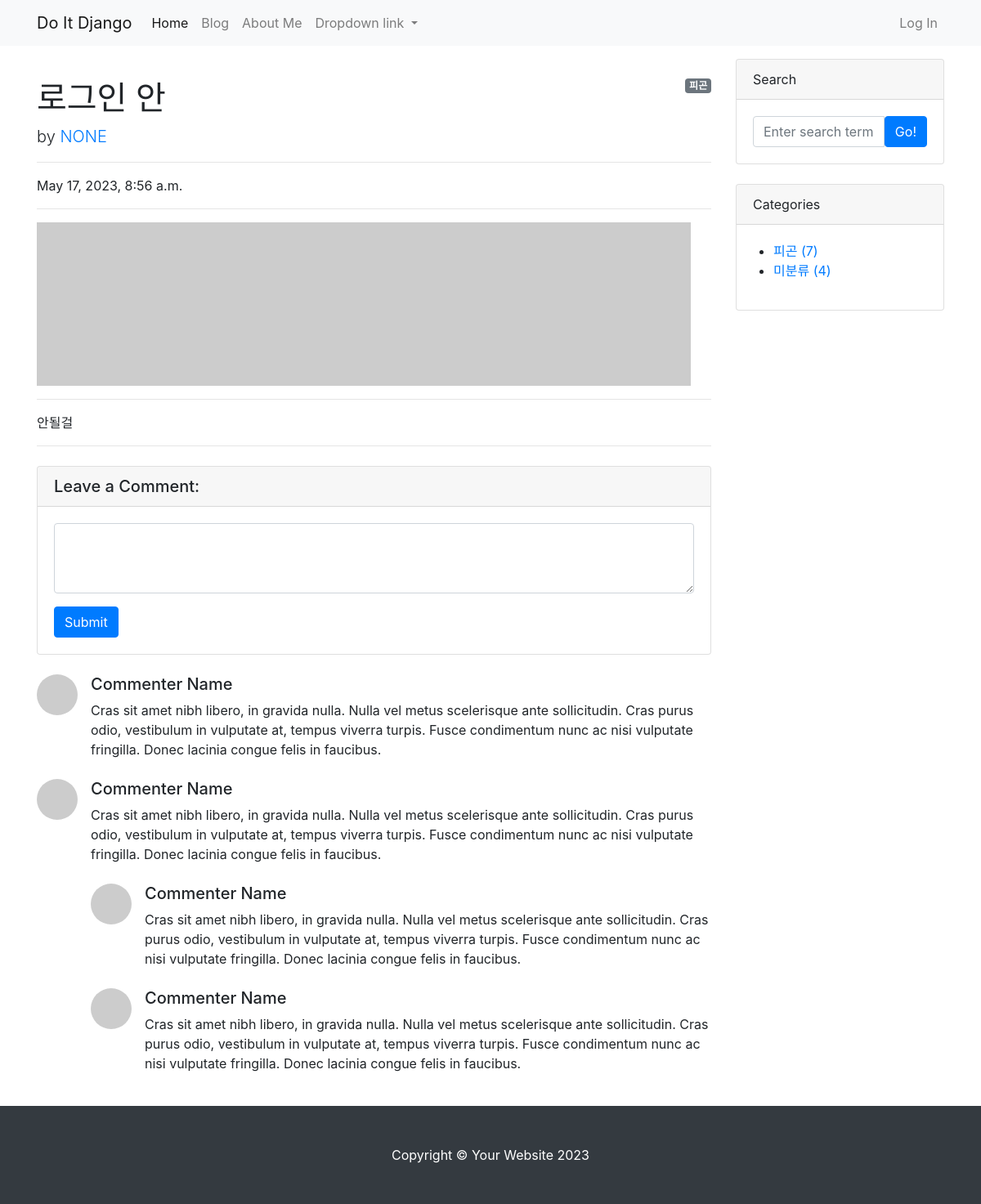
Page /blog/8/ on the committed database.
### blog/models.py (models this page shows, shortened)
class Post(models.Model):
    title = models.CharField(max_length=30)
    hook_text = models.CharField(max_length=100, blank=True)
    content = models.TextField()
    head_image = models.ImageField(upload_to='blog/images/%Y/%m/%d/', blank=True)
    file_upload = models.FileField(upload_to='blog/files/%Y/%m/%d/', blank=True)
    created_at = models.DateTimeField(auto_now_add=True)
    updated_at = models.DateTimeField(auto_now=True)
    author = models.ForeignKey(User, null=True, on_delete=models.SET_NULL)
    category = models.ForeignKey(Category, null=True, blank=True, on_delete=models.SET_NULL)
    tags = models.ManyToManyField(Tag, blank=True)

class Category(models.Model):
    name = models.CharField(max_length=50)
    slug = models.SlugField(max_length=200, unique=True, allow_unicode=True)
    def __str__(self):
        return self.name
    def get_absolute_url(self): # get_absolute_url -> URL을 반환하는 메서드
        return f'/blog/category/{self.slug}/'
    class Meta:
        verbose_name_plural = 'categories'

### blog/views.py (the view)
# urls.py: path('<int:pk>/', views.PostDetail.as_view()),
class PostDetail(DetailView):
    model = Post # Post 모델에 대한 개별 페이지 생성
    def get_context_data(self, **kwargs):
        context = super(PostDetail, self).get_context_data()
        context["categories"] = Category.objects.all()
        context['no_category_post_count'] = Post.objects.filter(category=None).count()
        return context

### blog/templates/blog/post_detail.html (shortened to what this page needs)
{% extends 'blog/base.html' %}
{% block main_area %}
  <div id="post-area">
    {% if post.category %}
      <span class="badge badge-secondary float-right">{{ post.category }}</span>
    {% else %}
      <span class="badge badge-secondary float-right">미분류</span>
    {% endif %}
      <h1 class="mt-4">{{ post.title }}</h1>
      <p class="lead">
        by
        <a href="#">{{ post.author | upper }}</a>
      </p>
      <hr>
      <p>{{ post.created_at }}</p>
      <hr>
      {% if post.head_image %}
        <img class="img-fluid rounded" src="{{ post.head_image.url }}" alt="{{ post.title }} head_image">
      {% else %}
        <img src="https://picsum.photos/seed/{{ post.id }}/800/200" alt="random_image">
      {% endif %}
        <hr>
      <p>{{ post.content }}</p>
      <hr>
    </div>
    <div id="comment-area">
      <div class="card my-4">
        <h5 class="card-header">Leave a Comment:</h5>
        <div class="card-body">
          <form>
            <div class="form-group">
              <textarea textarea class="form-control" rows="3"></textarea>
            </div>
            <button type="submit" class="btn btn-primary">Submit</button>
          </form>
        </div>
      </div>
      <div class="media mb-4">
        <img class="d-flex mr-3 rounded-circle" src="http://placehold.it/50x50" alt="">
        <div class="media-body">
          <h5 class="mt-0">Commenter Name</h5>
          Cras sit amet nibh libero, in gravida nulla. Nulla vel metus scelerisque ante sollicitudin. Cras purus odio, vestibulum in vulputate at, tempus viverra turpis. Fusce condimentum nunc ac nisi vulputate fringilla. Donec lacinia congue felis in faucibus.
        </div>
      </div>
      <div class="media mb-4">
        <img class="d-flex mr-3 rounded-circle" src="http://placehold.it/50x50" alt="">
        <div class="media-body">
          <h5 class="mt-0">Commenter Name</h5>
          Cras sit amet nibh libero, in gravida nulla. Nulla vel metus scelerisque ante sollicitudin. Cras purus odio, vestibulum in vulputate at, tempus viverra turpis. Fusce condimentum nunc ac nisi vulputate fringilla. Donec lacinia congue felis in faucibus.
          <div class="media mt-4">
            <img class="d-flex mr-3 rounded-circle" src="http://placehold.it/50x50" alt="">
            <div class="media-body">
              <h5 class="mt-0">Commenter Name</h5>
              Cras sit amet nibh libero, in gravida nulla. Nulla vel metus scelerisque ante sollicitudin. Cras purus odio, vestibulum in vulputate at, tempus viverra turpis. Fusce condimentum nunc ac nisi vulputate fringilla. Donec lacinia congue felis in faucibus.
            </div>
          </div>
          <div class="media mt-4">
            <img class="d-flex mr-3 rounded-circle" src="http://placehold.it/50x50" alt="">
            <div class="media-body">
              <h5 class="mt-0">Commenter Name</h5>
              Cras sit amet nibh libero, in gravida nulla. Nulla vel metus scelerisque ante sollicitudin. Cras purus odio, vestibulum in vulputate at, tempus viverra turpis. Fusce condimentum nunc ac nisi vulputate fringilla. Donec lacinia congue felis in faucibus.
            </div>
          </div>
        </div>
      </div>
    </div>
{% endblock %}

### blog/templates/blog/base.html (shortened to what this page needs)
<!DOCTYPE html>
{% load static %}
<html lang="ko">
<html>
    <head>
        <link rel="stylesheet" href="{% static 'blog/bootstrap/bootstrap.min.css' %}" media="screen">
    </head>
    <body>
        {% include 'blog/navbar.html' %}
        <div class="container my-3">
            <div class="row">
                <div class="col-md-8 col-lg-9" id="main-area">
                   {% block main_area %}
                   {% endblock %}
                </div>
                <div class="col-md-4 col-lg-3">
                    <div class="card mb-4">
                        <div class="card-header">Search</div>
                        <div class="card-body">
                            <div class="input-group">
                                <input class="form-control" type="text" placeholder="Enter search term..." aria-label="Enter search term..." aria-describedby="button-search" />
                                <button class="btn btn-primary" id="button-search" type="button">Go!</button>
                            </div>
                        </div>
                    </div>
                    <div class="card mb-4" id="categories-card">
                        <div class="card-header">Categories</div>
                        <div class="card-body">
                            <div class="row">
                                <ul>
                                    {% for category in categories %}
                                    <li><a href="{{ category.get_absolute_url }}"> {{ category }} ({{category.post_set.count }})</a></li>
                                    {% endfor %}
                                    <li><a href="/blog/category/no_category/">미분류 ({{ no_category_post_count }})</a></li>
                                </ul>
                            </div>
                        </div>
                    </div>
                </div>
            </div>
        </div>
        {% include 'blog/footer.html' %}
    </body>
</html>

### rows in the picture
Post: category "피곤", title "로그인 안", author "NONE", created_at "May 17, 2023, 8:56 a.m.", content "안될걸"
Category: name "피곤", post_set.count "7"

### other values in the picture
{{ no_category_post_count }} "4"
